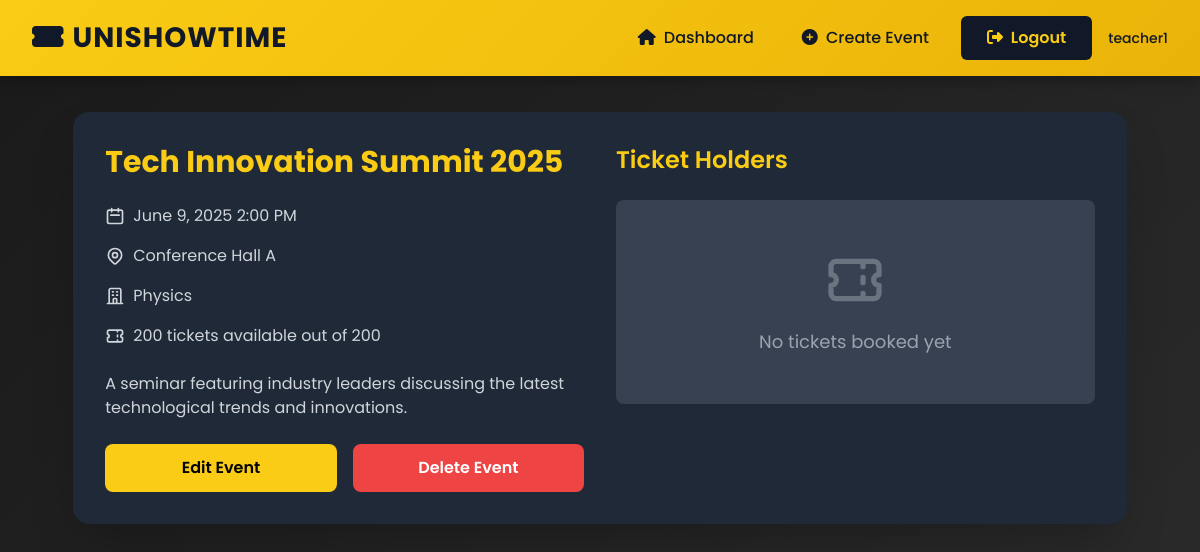
The page /event/1/admin/ (signed in) on the database its author committed.
### mainapp/models.py (models this page shows, shortened)
class CustomUser(AbstractUser, PermissionsMixin):
    role = models.CharField(max_length=20, choices=ROLE_CHOICES, default='student')
    enrollment_no = models.CharField(max_length=20, unique=True, null=True, blank=True)
    department = models.ForeignKey(Department, on_delete=models.SET_NULL, null=True, blank=True)
    profile_image = models.ImageField(upload_to='profiles/', blank=True, null=True)

class Event(models.Model):
    CATEGORY_CHOICES = (
        ('seminar', 'Seminar'),
        ('concert', 'Concert'),
        ('stage_event', 'Stage Event'),
        ('educational', 'Educational'),
        ('other', 'Other'),
    )
    title = models.CharField(max_length=200)
    description = models.TextField()
    date = models.DateTimeField()
    location = models.CharField(max_length=200)
    image = models.ImageField(upload_to='event_images/', null=True, blank=True)
    available_tickets = models.IntegerField(default=0)
    ticket_price = models.DecimalField(max_digits=10, decimal_places=2, default=0.00)
    department = models.ForeignKey(Department, on_delete=models.CASCADE, related_name='events')
    created_by = models.ForeignKey(CustomUser, on_delete=models.CASCADE, related_name='created_events')
    category = models.CharField(max_length=20, choices=CATEGORY_CHOICES, default='other')
    def tickets_left(self):
        return self.available_tickets - self.ticket_set.count()

class Department(models.Model):
    name = models.CharField(max_length=100, unique=True)
    code = models.CharField(max_length=10, unique=True)
    class Meta:
        verbose_name_plural = "Departments"

### mainapp/views.py (the view)
# urls.py: path('event/<int:event_id>/admin/', views.admin_event_details, name='admin_event_details'),
@login_required
def admin_event_details(request, event_id):
    if request.user.role not in ['admin', 'superadmin']:
        return HttpResponseForbidden("You don't have permission to view this page.")
    event = get_object_or_404(Event, id=event_id)
    tickets = Ticket.objects.filter(event=event)
    return render(request, 'mainapp/admin_event_details.html', {
        'event': event,
        'tickets': tickets
    })

### mainapp/templates/mainapp/admin_event_details.html (shortened to what this page needs)
{% extends "base.html" %}
{% block content %}
<div class="min-h-screen p-8">
    <div class="max-w-6xl mx-auto">
        <div class="bg-gray-800 rounded-2xl shadow-2xl p-8 mb-8 transform transition-all hover:scale-105 animate-fadeIn">
            <div class="flex flex-col md:flex-row gap-8">
                <div class="w-full md:w-1/2">
                    <h1 class="text-3xl font-bold text-yellow-400 mb-6">{{ event.title }}</h1>
                    <div class="space-y-4 mb-6">
                        <div class="flex items-center text-gray-300">
                            <svg class="w-5 h-5 mr-2" fill="none" stroke="currentColor" viewBox="0 0 24 24">
                                <path stroke-linecap="round" stroke-linejoin="round" stroke-width="2" d="M8 7V3m8 4V3m-9 8h10M5 21h14a2 2 0 002-2V7a2 2 0 00-2-2H5a2 2 0 00-2 2v12a2 2 0 002 2z" />
                            </svg>
                            <span>{{ event.date|date:"F j, Y g:i A" }}</span>
                        </div>
                        <div class="flex items-center text-gray-300">
                            <span>{{ event.location }}</span>
                        </div>
                        <div class="flex items-center text-gray-300">
                            <svg class="w-5 h-5 mr-2" fill="none" stroke="currentColor" viewBox="0 0 24 24">
                                <path stroke-linecap="round" stroke-linejoin="round" stroke-width="2" d="M19 21V5a2 2 0 00-2-2H7a2 2 0 00-2 2v16m14 0h2m-2 0h-5m-9 0H3m2 0h5M9 7h1m-1 4h1m4-4h1m-1 4h1m-5 10v-5a1 1 0 011-1h2a1 1 0 011 1v5m-4 0h4" />
                            </svg>
                            <span>{{ event.department.name }}</span>
                        </div>
                        <div class="flex items-center text-gray-300">
                            <svg class="w-5 h-5 mr-2" fill="none" stroke="currentColor" viewBox="0 0 24 24">
                                <path stroke-linecap="round" stroke-linejoin="round" stroke-width="2" d="M15 5v2m0 4v2m0 4v2M5 5a2 2 0 00-2 2v3a2 2 0 110 4v3a2 2 0 002 2h14a2 2 0 002-2v-3a2 2 0 110-4V7a2 2 0 00-2-2H5z" />
                            </svg>
                            <span>{{ event.tickets_left }} tickets available out of {{ event.available_tickets }}</span>
                        </div>
                    </div>
                    <p class="text-gray-300 mb-6">{{ event.description }}</p>
                    <div class="flex space-x-4">
                        <a href="{% url 'edit_event' event.id %}" class="flex-1 bg-yellow-400 text-black text-center font-semibold py-3 rounded-lg hover:bg-yellow-500 focus:outline-none focus:ring-2 focus:ring-yellow-400 focus:ring-offset-2 focus:ring-offset-gray-800 transition-all duration-300 transform hover:scale-105">
                            Edit Event
                        </a>
                        <button onclick="confirmDelete()" class="flex-1 bg-red-500 text-white font-semibold py-3 rounded-lg hover:bg-red-600 focus:outline-none focus:ring-2 focus:ring-red-500 focus:ring-offset-2 focus:ring-offset-gray-800 transition-all duration-300 transform hover:scale-105">
                            Delete Event
                        </button>
                    </div>
                </div>
                <div class="w-full md:w-1/2">
                    <h2 class="text-2xl font-semibold text-yellow-400 mb-6">Ticket Holders</h2>
                    {% if tickets %}
                        <div class="space-y-4">
                            {% for ticket in tickets %}
                                <div class="bg-gray-700 rounded-lg p-4 transform transition-all hover:scale-105">
                                    <div class="flex items-center justify-between">
                                        <div>
                                            <h3 class="text-lg font-medium text-gray-200">{{ ticket.user.username }}</h3>
                                            <p class="text-sm text-gray-400">{{ ticket.user.email }}</p>
                                            {% if ticket.user.enrollment_no %}
                                                <p class="text-sm text-gray-400">Enrollment: {{ ticket.user.enrollment_no }}</p>
                                            {% endif %}
                                        </div>
                                        <div class="text-right">
                                            <p class="text-sm text-gray-400">Booked on:</p>
                                            <p class="text-gray-300">{{ ticket.booked_at|date:"M j, Y" }}</p>
                                        </div>
                                    </div>
                                </div>
                            {% endfor %}
                        </div>
                    {% else %}
                        <div class="text-center py-12 bg-gray-700 rounded-lg">
                            <svg class="w-16 h-16 text-gray-500 mx-auto mb-4" fill="none" stroke="currentColor" viewBox="0 0 24 24">
                                <path stroke-linecap="round" stroke-linejoin="round" stroke-width="2" d="M15 5v2m0 4v2m0 4v2M5 5a2 2 0 00-2 2v3a2 2 0 110 4v3a2 2 0 002 2h14a2 2 0 002-2v-3a2 2 0 110-4V7a2 2 0 00-2-2H5z" />
                            </svg>
                            <p class="text-gray-400 text-lg">No tickets booked yet</p>
                        </div>
                    {% endif %}
                </div>
            </div>
        </div>
    </div>
</div>
{% endblock %}

### mainapp/templates/base.html (shortened to what this page needs)
{% load static %}
<!DOCTYPE html>
<html lang="en">
<head>
    <script src="https://cdn.tailwindcss.com"></script>
    <link rel="stylesheet" href="https://cdnjs.cloudflare.com/ajax/libs/font-awesome/6.4.0/css/all.min.css">
    <link href="https://unpkg.com/aos@2.3.1/dist/aos.css" rel="stylesheet">
</head>
<body>
    <div id="particles-js"></div>
    <nav class="navbar">
        <div class="max-w-7xl mx-auto px-4 sm:px-6 lg:px-8">
            <div class="flex justify-between items-center py-4">
                <a href="{% url 'dashboard' %}" class="navbar-title"><i class="fas fa-ticket-alt mr-2"></i>UniShowTime</a>
                <div class="hidden md:flex items-center space-x-4">
                    {% if user.is_authenticated %}
                        <a href="{% url 'dashboard' %}" class="navbar-item"><i class="fas fa-home mr-1"></i> Dashboard</a>
                        {% if user.role == 'admin' or user.role == 'superadmin' %}
                            <a href="{% url 'create_event' %}" class="navbar-item"><i class="fas fa-plus-circle mr-1"></i> Create Event</a>
                        {% endif %}
                        <a href="{% url 'logout' %}" class="navbar-button"><i class="fas fa-sign-out-alt mr-1"></i> Logout</a>
                        <div class="flex items-center space-x-2">
                            <span class="text-sm font-medium text-gray-900">{{ user.username }}</span>
                        </div>
                    {% else %}
                        <a href="{% url 'login' %}" class="navbar-button"><i class="fas fa-sign-in-alt mr-1"></i> Login</a>
                        <a href="{% url 'register' %}" class="navbar-button"><i class="fas fa-user-plus mr-1"></i> Register</a>
                    {% endif %}
                </div>
            </div>
        </div>
    </nav>
    <main class="max-w-7xl mx-auto px-4 sm:px-6 lg:px-8 py-20" data-aos="fade-up" data-aos-duration="800">
        {% block content %}{% endblock %}
    </main>
</body>
</html>

### mainapp/templates/base.html (style rules this page uses)
body { font-family: 'Poppins', sans-serif; background: linear-gradient(135deg, #1a1a1a, #2c2c2c); color: #f5f5f5; margin: 0; min-height: 100vh; display: flex; flex-direction: column; overflow-x: hidden; }
.navbar { background: linear-gradient(135deg, #facc15 0%, #eab308 100%); box-shadow: 0 4px 15px rgba(0, 0, 0, 0.3); position: fixed; width: 100%; z-index: 50; top: 0; }
.navbar-title { font-size: 1.75rem; font-weight: 700; color: #111827; text-transform: uppercase; letter-spacing: 1px; transition: all 0.3s ease; position: relative; display: inline-block; }
.navbar-title::after { content: ''; position: absolute; width: 0; height: 3px; bottom: -5px; left: 0; background-color: #111827; transition: width 0.3s ease; }
.navbar-item { font-size: 1rem; font-weight: 500; color: #111827; padding: 0.5rem 1rem; border-radius: 0.375rem; transition: all 0.3s ease; position: relative; overflow: hidden; }
.navbar-item::before { content: ''; position: absolute; top: 0; left: -100%; width: 100%; height: 100%; background: rgba(17, 24, 39, 0.1); transition: all 0.3s ease; z-index: -1; }
.navbar-button { background-color: #111827; color: #facc15; padding: 0.5rem 1.5rem; border-radius: 0.375rem; font-weight: 600; border: 2px solid transparent; transition: all 0.3s ease; position: relative; overflow: hidden; z-index: 1; }
.navbar-button::before { content: ''; position: absolute; top: 0; left: -100%; width: 100%; height: 100%; background: #facc15; transition: all 0.4s ease; z-index: -1; }
main { flex: 1; padding-top: 5rem; }
.animate-fadeIn { animation: fadeIn 0.5s ease-out forwards; }
#particles-js { position: fixed; width: 100%; height: 100%; top: 0; left: 0; z-index: -1; }

### rows shown on the page
CustomUser: username "teacher1"
Event: title "Tech Innovation Summit 2025", date "June 9, 2025 2:00 PM", location "Conference Hall A", department.name "Physics", tickets_left "200", available_tickets "200", description "A seminar featuring industry leaders discussing the latest technological trends and innovations."
